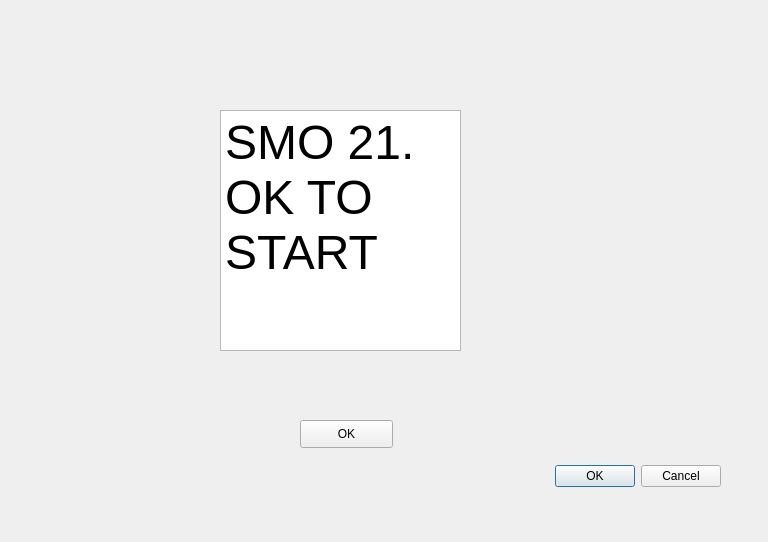
<?xml version="1.0" encoding="UTF-8"?>
<ui version="4.0">
 <class>Dialog</class>
 <widget class="QDialog" name="Dialog">
  <property name="geometry">
   <rect>
    <x>0</x>
    <y>0</y>
    <width>768</width>
    <height>542</height>
   </rect>
  </property>
  <property name="windowTitle">
   <string>Dialog</string>
  </property>
  <widget class="QDialogButtonBox" name="buttonBox">
   <property name="geometry">
    <rect>
     <x>510</x>
     <y>460</y>
     <width>211</width>
     <height>32</height>
    </rect>
   </property>
   <property name="orientation">
    <enum>Qt::Horizontal</enum>
   </property>
   <property name="standardButtons">
    <set>QDialogButtonBox::Cancel|QDialogButtonBox::Ok</set>
   </property>
  </widget>
  <widget class="QTextBrowser" name="textBrowser">
   <property name="geometry">
    <rect>
     <x>220</x>
     <y>110</y>
     <width>241</width>
     <height>241</height>
    </rect>
   </property>
   <property name="html">
    <string>&lt;!DOCTYPE HTML PUBLIC &quot;-//W3C//DTD HTML 4.0//EN&quot; &quot;http://www.w3.org/TR/REC-html40/strict.dtd&quot;&gt;
&lt;html&gt;&lt;head&gt;&lt;meta name=&quot;qrichtext&quot; content=&quot;1&quot; /&gt;&lt;style type=&quot;text/css&quot;&gt;
p, li { white-space: pre-wrap; }
&lt;/style&gt;&lt;/head&gt;&lt;body style=&quot; font-family:'MS Shell Dlg 2'; font-size:7.8pt; font-weight:400; font-style:normal;&quot;&gt;
&lt;p style=&quot; margin-top:0px; margin-bottom:0px; margin-left:0px; margin-right:0px; -qt-block-indent:0; text-indent:0px;&quot;&gt;&lt;span style=&quot; font-size:36pt;&quot;&gt;SMO 21. OK TO START&lt;/span&gt;&lt;/p&gt;&lt;/body&gt;&lt;/html&gt;</string>
   </property>
  </widget>
  <widget class="QPushButton" name="okButton">
   <property name="geometry">
    <rect>
     <x>300</x>
     <y>420</y>
     <width>93</width>
     <height>28</height>
    </rect>
   </property>
   <property name="text">
    <string>OK</string>
   </property>
  </widget>
 </widget>
 <resources/>
 <connections>
  <connection>
   <sender>buttonBox</sender>
   <signal>accepted()</signal>
   <receiver>Dialog</receiver>
   <slot>accept()</slot>
   <hints>
    <hint type="sourcelabel">
     <x>248</x>
     <y>254</y>
    </hint>
    <hint type="destinationlabel">
     <x>157</x>
     <y>274</y>
    </hint>
   </hints>
  </connection>
  <connection>
   <sender>buttonBox</sender>
   <signal>rejected()</signal>
   <receiver>Dialog</receiver>
   <slot>reject()</slot>
   <hints>
    <hint type="sourcelabel">
     <x>316</x>
     <y>260</y>
    </hint>
    <hint type="destinationlabel">
     <x>286</x>
     <y>274</y>
    </hint>
   </hints>
  </connection>
 </connections>
</ui>
